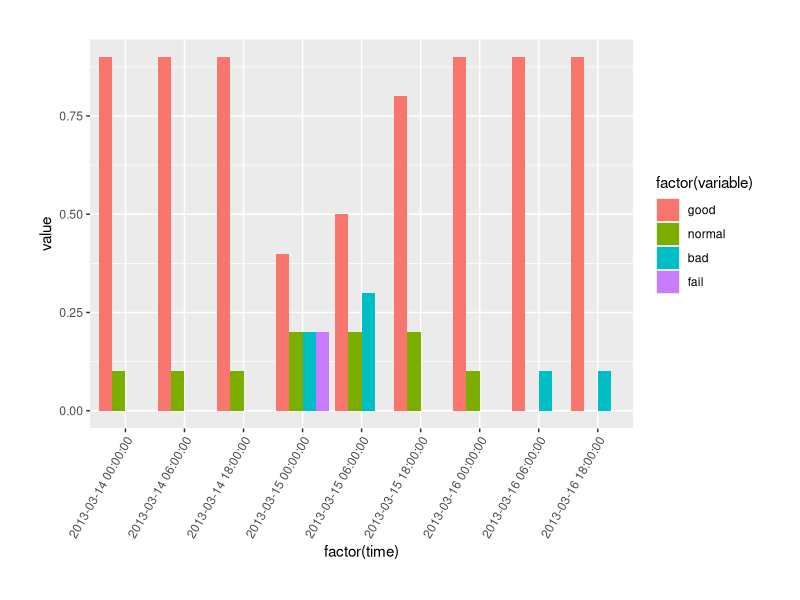

Recreate this plot in R.
require(reshape2)
require(ggplot2)
require(grid)

mydata <- read.csv('stacked_area.csv', header=TRUE, sep=',')
myd <- melt(mydata, id = "time")

p <- ggplot(myd,aes(x=factor(time),y=value,fill=factor(variable))) + 
    geom_bar(stat="identity", position=position_dodge()) + 
theme(axis.text.x  = element_text(angle=60, vjust=1, hjust=1),
      plot.margin = unit(c(1,1,1,1), "cm")
      )

ggsave(p, filename="multi_bar-ggplot2.png", width=12)
